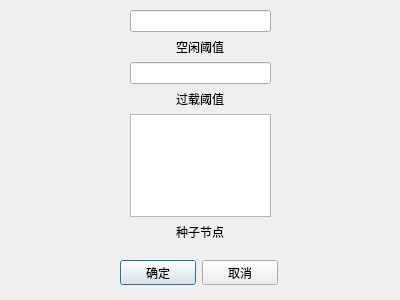
<?xml version="1.0" encoding="UTF-8"?>
<ui version="4.0">
 <class>Dialog</class>
 <widget class="QDialog" name="Dialog">
  <property name="geometry">
   <rect>
    <x>0</x>
    <y>0</y>
    <width>400</width>
    <height>300</height>
   </rect>
  </property>
  <property name="windowTitle">
   <string>Dialog</string>
  </property>
  <widget class="QWidget" name="formLayoutWidget">
   <property name="geometry">
    <rect>
     <x>130</x>
     <y>10</y>
     <width>141</width>
     <height>231</height>
    </rect>
   </property>
   <layout class="QVBoxLayout" name="verticalLayout">
    <item>
     <widget class="QLineEdit" name="underload"/>
    </item>
    <item alignment="Qt::AlignHCenter">
     <widget class="QLabel" name="label">
      <property name="text">
       <string>空闲阈值</string>
      </property>
     </widget>
    </item>
    <item>
     <widget class="QLineEdit" name="overload"/>
    </item>
    <item alignment="Qt::AlignHCenter">
     <widget class="QLabel" name="label_2">
      <property name="text">
       <string>过载阈值</string>
      </property>
     </widget>
    </item>
    <item>
     <widget class="QTextEdit" name="seed"/>
    </item>
    <item alignment="Qt::AlignHCenter">
     <widget class="QLabel" name="label_3">
      <property name="text">
       <string>种子节点</string>
      </property>
     </widget>
    </item>
   </layout>
  </widget>
  <widget class="QWidget" name="layoutWidget">
   <property name="geometry">
    <rect>
     <x>120</x>
     <y>260</y>
     <width>158</width>
     <height>25</height>
    </rect>
   </property>
   <layout class="QHBoxLayout" name="horizontalLayout">
    <item>
     <widget class="QPushButton" name="confirm">
      <property name="text">
       <string>确定</string>
      </property>
     </widget>
    </item>
    <item>
     <widget class="QPushButton" name="cancel">
      <property name="text">
       <string>取消</string>
      </property>
     </widget>
    </item>
   </layout>
  </widget>
 </widget>
 <resources/>
 <connections/>
</ui>
